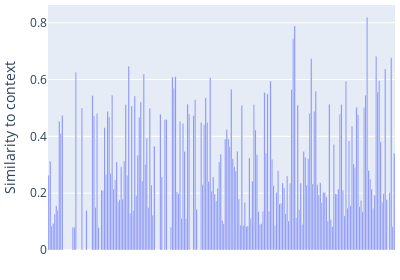
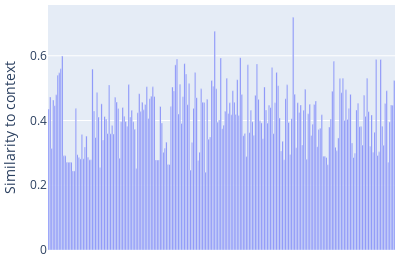
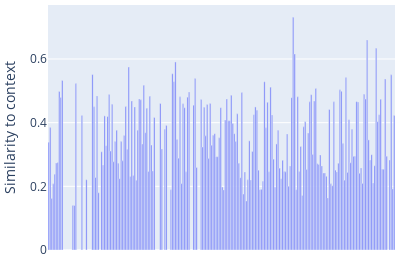
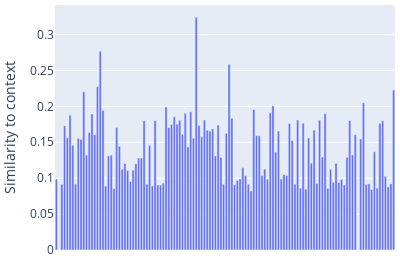

Notebook code cell kept with these figures, in order:
### Code cell
for result in processed_test_results:
    result['citing_str']
    result['citing_context']
    df = result['data']['original']
    _ = plot_text_sim(df['bow_itf_original'], df.index)
#     _ = plot_text_sim(df['bert_original_cos_ampl'], df.index, title='bert_cos')
    _ = plot_text_sim(df['bert_original_ts_ss'], df.index)
#     _ = plot_text_sim(df['comb_bow_itf_bert_cos'], df.index, title='comb_bow_itf_bert_cos')
    _ = plot_text_sim(df['comb_bow_itf_bert_ts_ss'], df.index)

### Figure 1 — Plotly figure (JSON) as saved in the notebook; plotly's stock layout.template omitted (floating-point values rounded to 4 significant figures; data arrays with more than 128 entries replaced by an {"elided": "..."} marker saying what was removed)
{"data": [{"hovertext": {"elided": "230 str values"}, "type": "bar", "x": {"elided": "230 int values"}, "y": {"elided": "230 float values"}}], "layout": {"height": 280, "hoverlabel": {"bgcolor": "white", "font": {"family": "Rockwell", "size": 13}}, "margin": {"b": 5, "l": 5, "r": 5, "t": 5}, "title": {"text": ""}, "width": 400, "xaxis": {"showticklabels": false, "title": {"text": ""}}, "yaxis": {"title": {"text": "Similarity to context"}}}}

### Figure 2 — Plotly figure (JSON) as saved in the notebook; plotly's stock layout.template omitted (floating-point values rounded to 4 significant figures; data arrays with more than 128 entries replaced by an {"elided": "..."} marker saying what was removed)
{"data": [{"hovertext": {"elided": "230 str values"}, "type": "bar", "x": {"elided": "230 int values"}, "y": {"elided": "230 float values"}}], "layout": {"height": 280, "hoverlabel": {"bgcolor": "white", "font": {"family": "Rockwell", "size": 13}}, "margin": {"b": 5, "l": 5, "r": 5, "t": 5}, "title": {"text": ""}, "width": 400, "xaxis": {"showticklabels": false, "title": {"text": ""}}, "yaxis": {"title": {"text": "Similarity to context"}}}}

### Figure 3 — Plotly figure (JSON) as saved in the notebook; plotly's stock layout.template omitted (floating-point values rounded to 4 significant figures; data arrays with more than 128 entries replaced by an {"elided": "..."} marker saying what was removed)
{"data": [{"hovertext": {"elided": "230 str values"}, "type": "bar", "x": {"elided": "230 int values"}, "y": {"elided": "230 float values"}}], "layout": {"height": 280, "hoverlabel": {"bgcolor": "white", "font": {"family": "Rockwell", "size": 13}}, "margin": {"b": 5, "l": 5, "r": 5, "t": 5}, "title": {"text": ""}, "width": 400, "xaxis": {"showticklabels": false, "title": {"text": ""}}, "yaxis": {"title": {"text": "Similarity to context"}}}}

### Figure 4 — Plotly figure (JSON) as saved in the notebook; plotly's stock layout.template omitted (floating-point values rounded to 4 significant figures)
{"data": [{"hovertext": ["After eliminating duplicate studies of the identified<br>references the titles and available abstracts of the<br>remaining studies were examined by three reviewers and<br>Studies that possibly met inclusion criteria studies with no<br>abstract and studies that could not clearly be excluded on<br>the basis of the title and abstract were retrieved in full<br>text and scrutinized more extensively for eligibility", "After removing duplicates the literature searches yielded<br>records", "Also the equal weighing of the items of the bias list may be<br>to some extent arbitrary", "Also we were unable to study influences of other variables<br>such as age gender or type of treatment because of lack of<br>information in the majority of the included studies", "Although the prevalence of depression appeared to be highest<br>in patients with cancer of the digestive tract the brain<br>female genitalia and patients with hematological<br>malignancies the limited number of studies per cancer type<br>and small sample sizes of specific cancer types hamper us to<br>draw firm conclusions", "An explanation for this difference might be that diagnostic<br>interviews are standardized tools and use more stringent<br>criteria according to DSM or ICD for clinical depression<br>than self report instruments", "An exploration at symptom level would have been preferable", "Another strength was the inclusion of bias assessment and<br>our focus on medium and low bias risk studies", "As the prevalence of depression depends on the population<br>under study this list focused on the description of the<br>study population and ii the representativeness of the study<br>populations", "As we expected considerable heterogeneity among the studies<br>we decided to calculate the mean point prevalence and CI by<br>using random effects model", "Because both instruments are frequently used in cancer<br>research and clinical practice for the assessment of<br>depression we thought it was important to analyse both<br>assessment methods", "Because studies with high bias might lead to underestimation<br>or overestimation of overall prevalence of depression we<br>excluded these studies from analysis", "Burgess showed point prevalence of depression anxiety or<br>both of at diagnosis at months after diagnosis and at year<br>after treatment", "Clearly the prevalence of major depressive disorder in<br>cancer patients is much higher compared with the found in<br>the general population", "Consequently Vodermaier previously recommended implementing<br>routine self report for symptoms of depression in cancer<br>patients using valid and reliable self report instruments<br>such as the HADS the CES or the BDI", "Conversely in patients with symptoms of depression<br>assessment by diagnostic interviews may lead to<br>underrecognition of unmet needs for psychological support as<br>some oncologists may be insufficiently skilled to identify<br>psychological distress and perceived social support in<br>patients", "Depression can easily be overlooked because symptoms of<br>cancer and its treatment resemble neurovegetative symptoms<br>of depression such as fatigue loss of appetite and sleep<br>disturbance", "Differences in prevalence of depression were not only found<br>between patients treated for different cancer types but also<br>within patient populations treated for the same cancer type", "Figure Half of the studies provided information on reasons<br>for nonresponse or nonparticipation and time since diagnosis", "Figure Of the assessed studies studies had high bias risk<br>studies had medium bias risk and another had low bias risk", "Figure Through reference search an additional studies were<br>found eligible for inclusion", "For each study total bias score was calculated by counting<br>the number of criteria scored positively divided by the<br>total number of bias items i.e", "For example our results from relatively large group of<br>breast cancer patients including patients from cohorts<br>showed pooled prevalence of depression of CI as measured by<br>diagnostic interviews and of CI as measured by self report<br>instruments", "For that reason we could not perform depression analysis at<br>symptom level", "For the pooled analysis we focussed on the HADS and the CES<br>because prevalence of depression assessed by these<br>instruments were reported more than times in the total<br>number of cohorts", "For the use of these self report instruments no specific<br>skills are required and in case an increased risk of<br>depression is detected the patient should be able to be<br>referred to specialized psychosocial care provider", "Full text articles were retrieved for potentially relevant<br>records of which were excluded", "Further our findings show that prevalence of depression<br>assessed by both diagnostic interviews and self report<br>instruments was highest in the acute phase of the disease<br>and respectively and decreases afterwards", "Furthermore standardized diagnostic interviews are time<br>consuming and thus relatively expensive which hampers<br>routine implementation in busy oncological settings", "Heterogeneity was high", "Heterogeneity was high ranging from to Table", "Heterogeneity was high ranging from to Table", "However the overall prevalence rate of depression in cancer<br>patients remains unclear previous studies reported<br>prevalence rates between and", "If study referred to another publication describing relevant<br>information about the first study the additional publication<br>was obtained to score the item of concern", "In addition only one third of the studies reported<br>information on history of psychiatric problems", "In addition we included papers that were not included by<br>Mitchell", "In addition we performed subgroup analyses in which we<br>tested whether there were significant differences in<br>prevalence of depression between different types of<br>depression measurement instruments ii cancer type and iii<br>treatment phase during diagnosis or treatment year<br>posttreatment and year posttreatment", "In an earlier meta analysis Mitchell reported pooled<br>prevalence of CI among studies using diagnostic interviews", "In case of disagreement between the two reviewers on<br>assigning scores third reviewer was consulted to discuss the<br>item of Krebber al.concern until consensus was reached", "In case of incomplete or unclear information or lack of<br>description negative score was given", "In clinical practice therefore self report instruments are<br>often used to detect depressive symptoms and to assess<br>severity of symptoms", "In nearly million new cases of cancer excluding non melanoma<br>skin cancer were diagnosed worldwide and this number is<br>expected to increase to million by", "In the past decades studies have evaluated the prevalence of<br>depression in cancer patients", "In the present study we could not determine clear pattern of<br>depression rates at the different treatment phases of<br>specific cancer types because we were unable to disentangle<br>whether differences in prevalence rates were due to<br>treatment phase or to types of cancer included", "In the random effects model it is assumed that the included<br>studies are drawn from populations of studies that differ<br>from each other systematically heterogeneity", "In this meta analysis we found pooled mean prevalence of<br>depression to be in cancer patients in non palliative care<br>settings during or after treatment and the prevalence<br>differed by the type of instrument used to measure<br>depression cancer type and treatment phase", "In this model the prevalence resulting from the included<br>studies not only differs because of the random error within<br>studies fixed effects model but also because of true<br>variation in prevalence from one study to the next", "Items for the description of the study population included<br>sociodemographic characteristics at least three of the<br>following four age gender marital status and education and<br>employment or socioeconomic status cancer type tumor status<br>type of treatment time since diagnosis treatment phase<br>inclusion and exclusion criteria and information about<br>history of psychiatric problems of the participants", "Items of the representativeness of the study population<br>included sample size presentation of participation or<br>response rate reasons for nonresponse or nonparticipation<br>presented comparison of characteristics of responders and<br>non responders and consecutive sampling method", "Larger samples of specific cancer types at precise point in<br>cancer treatment should be examined and information on<br>history of depression is preferable", "Lee showed point prevalence of depression of preoperatively<br>at months postoperatively and at year after treatment", "Many cancer patients and survivors suffer from psychological<br>problems such as depression", "More than of the assessed studies reported cancer type and<br>inclusion and exclusion criteria", "Nevertheless because both physiological and psychological<br>symptoms of depression can be diagnostically useful when<br>looking for depression excluding neurovegetative symptoms<br>from depression assessment instruments may impair the<br>ability to diagnose depression in cancer settings", "Nevertheless heterogeneity was high and it remained high<br>after analysing subgroups of different instruments cancer<br>types and treatment phase", "Nevertheless we recommend that criteria and demands<br>regarding population and sample recruitment in studies<br>should be standardized and followed conscientiously in<br>future research in order to secure psychometrical quality of<br>trials", "No meta analysis has been published to quantitatively<br>summarize prevalence of depression in cancer patients as<br>measured by self report instruments and psychiatric<br>interviews", "Of all cancer types lung cancer breast cancer colorectal<br>cancer stomach cancer and prostate cancer are the most<br>common worldwide", "Of the assessed studies had medium and low bias risk and<br>high bias risk", "On the basis of diagnostic interviews the prevalence of<br>depression ranged from in patients with lung cancer to in<br>patients with cancer of the brain", "On the basis of self report instruments we also found the<br>highest prevalence of depression in the acute phase of<br>disease with pooled prevalence of CI", "On the basis of the title and abstract we excluded records<br>that did not meet our inclusion criteria", "Other difficulties to detect depression in cancer patients<br>are the lack of specific skills to diagnose mental disorders<br>lack of time in busy oncological settings and reluctance of<br>the patient to discuss emotional well being", "Other prospective studies showed that there are distinct<br>patterns regarding the course of psychological distress<br>ranging from resilience no distress before or after<br>treatment recovery elevated distress followed by return to<br>normal delayed recovery and persisting distress", "Pooled mean prevalence of depression in cancer patients<br>during or after treatment ranged between and and depended on<br>the instruments used type of cancer and treatment phase", "Pooled mean prevalence was calculated for instruments that<br>were used more than times in the total number of cohorts", "Pooled prevalence in the first year posttreatment was CI and<br>it was CI after the first year", "Pooled prevalence of depression was CI in cohorts using HADS<br>with cut off CI in cohorts using HADS with cut off and CI in<br>cohorts using CES with cut off", "Prevalence of depression Over all studies pooled prevalence<br>of major depressive disorder as measured by semi structured<br>and structured diagnostic interviews was CI", "Prevalence of depression differed substantially according to<br>the diagnostic instrument used and was substantially higher<br>when self report instruments were used as compared with the<br>diagnostic instruments", "Prevalence of major depressive disorder appeared to be as<br>measured by DSM or ICD", "Pubmed was additionally scanned by using the following Mesh<br>terms depression epidemiology psychologicalepidemiology<br>depressive disorderepidemiology and neoplasms", "Recent advances in diagnosis and treatment of cancer<br>patients have led to improved survival rates", "Recently Mitchell conducted meta analysis on studies to<br>determine the prevalence of depression in cancer patients in<br>oncological hematological and palliative care settings", "Regarding treatment phase as measured by diagnostic<br>interviews we found the highest prevalence of depression in<br>the acute phase of disease with pooled prevalence of CI<br>against pooled prevalence of CI in the first year<br>posttreatment and CI year or more posttreatment", "Self report instruments have the advantage of being quick<br>easy to administer inexpensive and they rely on<br>psychological and cognitive symptoms rather than<br>physiological symptoms", "Self report instruments were used times of which the HADS<br>with cut off was used times the HADS with cut off was used<br>times and CES with cut off was used times", "Selfreport instruments are designed to measure an increased<br>risk for or severity of depression instead of diagnosing<br>depressive disorder", "Several factors may contribute to this wide range of<br>prevalence rates including the use of different instruments<br>to assess depression with different psychometric properties<br>ii the use of different criteria to define depression and<br>iii differences between included cancer populations with<br>respect to cancer type stage and treatment modality", "Studies were identified by combining keywords and text words<br>indicative of epidemiology e.g epidemiologic epidemiological<br>epidemiol preval and inciden depression e.g depressi<br>depression emotion distress depressive disorder and major<br>depression and neoplasms e.g tumor tumors tumorous tumour<br>and carcino", "Table Characteristics of the analysed studies are shown in<br>Table Supporting information After excluding studies with<br>high bias risk we found pooled prevalence of major<br>depressive disorder as measured by semi structured and<br>structured diagnostic interviews of CI", "Table On the basis of self report instruments HADS with cut<br>off and CES with cut off prevalence of depression ranged<br>from in patients with skin cancer to patients with cancer of<br>the digestive tract", "Table Pooled prevalence of depression was CI in cohorts<br>using HADS with cut off CI in cohorts using HADS with cut<br>off and CI in cohorts using CES with cut off", "The average bias score was SD on point scale and the scores<br>ranged from highest bias risk to lowest bias risk", "The bias risk of each study was assessed using item list<br>adapted from existing criteria lists", "The detection of depression in cancer patients is difficult", "The eligible studies described total of cohorts comprising<br>patients cohorts on cancer of the breast on cancer of the<br>male genitalia on cancer of the head and neck on<br>hematological malignancies on cancer of the female genitalia<br>on cancer of the digestive tract on cancer of the<br>respiratory tract seven on cancer of the brain three on<br>cancer of the skin two on cancer of the bone and soft tissue<br>two on cancer of the urinary tract and two on cancer of the<br>endocrine system", "The majority of the studies did not compare characteristics<br>of responders and nonresponders limiting insight in the<br>generalizability of the results", "The reviewers and extracted the following data from the<br>included studies meanmedian age ii sex iii cancer type iv<br>time since diagnosis type of treatment vi treatment phase<br>during treatment year after treatment year after treatment<br>and mixed phases vii instrument for assessment of depression<br>and viii sample size and number of cases of depression more<br>specifically major depressive disorder as measured by<br>diagnostic interviews and increased risk for depression as<br>measured by self report instruments", "The reviewers and or independently performed the bias<br>assessments", "The small number of cohorts hampered us to disentangle<br>differences in prevalence caused by cancer type and<br>differences caused by treatment phase which may reduce the<br>heterogeneity of studies", "The use of self report instruments may overestimate the<br>presence of depression", "Therefore we note that the use of self report instruments<br>might overestimate the presence of depression and<br>consequently overrate patients need for psychological<br>treatment", "These recommendations are supported by Mitchell who also<br>advised using two step procedure incorporating both<br>screening ruling out non cases and case finding ruling in<br>probable cases by two stem questions", "These results are in accordance with the findings of Fann<br>reporting the prevalence of major depressive disorder as<br>measured by structured interviews among breast cancer<br>patients ranging from to", "They reported pooled prevalence of major depression in non<br>palliative care settings of CI as measured via psychiatric<br>interviews according to the DSM IV criteria or International<br>Classification of Diseases ICD", "This may interfere with the patient ability to cope with the<br>burden of the illness it may decrease acceptance of<br>treatment extend hospitalization reduce quality of life and<br>increase suicide risk", "This small difference may be caused by the fact that we<br>searched four databases and included more recently conducted<br>studies up to and we did not include studies examining<br>psychometric properties of instruments nor did we include<br>studies with high bias score in our analysis", "This study is meta analysis to estimate the prevalence of<br>depression in patients during or after cancer treatment as<br>assessed by diagnostic interviews and self report<br>instruments", "To calculate pooled mean prevalence of depression we used<br>the computer program Comprehensive Meta Analysis version by<br>Borenstein Biostat Englewood New Jersey US", "To determine major depression ICD uses similar criteria as<br>DSM III ÀR IV but adding higher threshold categories which<br>might have resulted in lower prevalences of major depression<br>when assessed by ICD acknowledge that cut off points are to<br>some extent arbitrary and prevalence of depression depends<br>on the chosen cut off point per questionnaire", "Under recognition may result in undertreatment as two thirds<br>of screen positive cases may develop full blown depression<br>if left untreated", "Unfortunately in the current study we were unable to<br>identify the influences of these factors on prevalence rates", "Unfortunately the prevalence of depression in the analysed<br>studies was mostly reported as exceeding certain cutoff<br>point rather than score on the individual symptoms of<br>depression", "We also calculated the statistic but only report whether<br>this was significant or not", "We distinguish between depressive disorders assessed using<br>diagnostic interviews and symptom prevalence as measured by<br>self report instruments", "We excluded high bias risk studies from subgroup analysis<br>because these studies might lead to overestimation or<br>underestimation of overall prevalence of depression", "We found differences in the prevalence of depression across<br>patients treated for different cancer types", "We found minimal difference in prevalence of depression<br>between analysis of all studies and analysis of medium and<br>low bias risk studies only", "We included studies that reported the prevalence of<br>depression in adult patients in non palliative care settings<br>during or after cancer treatment ii assessed depression by<br>semi structured or structured diagnostic interviews based on<br>criteria by DSM III ÀR IV or ICD or by self report<br>instruments with good or excellent psychometric quality as<br>rated by Vodermaier that is the Hospital Anxiety and<br>Depression Scale depression subscale HADS the Center for<br>Epidemiologic Studies Depression Scale CES Beck Depression<br>Inventory BDI and Brief Symptom Inventory iii defined<br>depression as major depressive disorder based on criteria by<br>DSM III ÀR IV or ICD and as increased risk of depression by<br>self report instruments and iv were written in English", "We tested the heterogeneity under the fixed model using the<br>statistic", "We used the mixed effects model which pooled studies within<br>subgroups with the random effects model but tested for<br>significant differences between subgroups with the fixed<br>effects model", "Wide ranges in prevalence of depression within groups of<br>patients with similar diagnosis may be caused by the time<br>point of measurement type of cancer treatment number of side<br>effects of cancer treatment and gender", "comprehensive literature search was performed up to in four<br>databases Pub Med Psyc INFO EMBASE and CINAHL", "describes the variance between studies as proportion of the<br>total variance", "history of depression increases the risk of recurrence of<br>depressive episode", "minority of the studies provided information on comparison<br>of characteristics between responders and nonresponders and<br>history of psychiatric problems", "positive score was given if the study provided adequate<br>information regarding the item of concern", "prevalence of depression in breast cancer patients that is<br>from to", "similar drop has been found in early breast cancer patients<br>by Burgess and Lee", "strength of this study is the inclusion of both diagnostic<br>interviews and self report instruments", "structured or semi structured diagnostic interview Table was<br>used times in the cohorts", "study was considered of low bias risk if the score was at<br>least of the total possible score and of medium bias risk if<br>the score was between and", "value of indicates no observed heterogeneity and larger<br>values show increasing heterogeneity with as low as moderate<br>and as high heterogeneity"], "type": "bar", "x": [0, 1, 2, 3, 4, 5, 6, 7, 8, 9, 10, 11, 12, 13, 14, 15, 16, 17, 18, 19, 20, 21, 22, 23, 24, 25, 26, 27, 28, 29, 30, 31, 32, 33, 34, 35, 36, 37, 38, 39, 40, 41, 42, 43, 44, 45, 46, 47, 48, 49, 50, 51, 52, 53, 54, 55, 56, 57, 58, 59, 60, 61, 62, 63, 64, 65, 66, 67, 68, 69, 70, 71, 72, 73, 74, 75, 76, 77, 78, 79, 80, 81, 82, 83, 84, 85, 86, 87, 88, 89, 90, 91, 92, 93, 94, 95, 96, 97, 98, 99, 100, 101, 102, 103, 104, 105, 106, 107, 108, 109, 110, 111, 112, 113, 114, 115, 116, 117, 118, 119, 120, 121, 122, 123], "y": [0.09881, 0, 0.09144, 0.1728, 0.1564, 0.1877, 0.1459, 0.09184, 0.1552, 0.154, 0.2203, 0.1322, 0.1637, 0.1894, 0.1606, 0.2274, 0.2768, 0.1945, 0.08888, 0.1311, 0.1321, 0.08536, 0.1705, 0.1442, 0.1126, 0.1203, 0.1107, 0.09527, 0.1111, 0.12, 0.128, 0.128, 0.18, 0.09164, 0.1458, 0.08923, 0.1801, 0.0905, 0.09034, 0.09309, 0.1992, 0.1705, 0.175, 0.1855, 0.1752, 0.1806, 0.161, 0.1905, 0.1434, 0.1924, 0.1557, 0.3241, 0.1735, 0.1578, 0.1811, 0.1667, 0.1656, 0.1685, 0.131, 0.174, 0.1289, 0.09155, 0.1624, 0.2583, 0.1835, 0.09075, 0.09685, 0.09882, 0.1146, 0.1034, 0.09167, 0.08219, 0.1957, 0.1594, 0.159, 0.1036, 0.1125, 0.09848, 0.191, 0.2009, 0.1363, 0.1656, 0.09882, 0.1051, 0.1036, 0.1762, 0.1524, 0.09159, 0.1811, 0.08617, 0.1765, 0.08463, 0.1559, 0.1209, 0.1669, 0.09263, 0.1808, 0.1296, 0.1898, 0.0859, 0.1122, 0.09422, 0.1207, 0.09395, 0.09834, 0.09059, 0.1292, 0.1803, 0.1324, 0.1605, 0, 0.1548, 0.2049, 0.09148, 0.09204, 0.08434, 0.1368, 0.08619, 0.1762, 0.18, 0.1027, 0.0879, 0.09213, 0.2228]}], "layout": {"height": 280, "hoverlabel": {"bgcolor": "white", "font": {"family": "Rockwell", "size": 13}}, "margin": {"b": 5, "l": 5, "r": 5, "t": 5}, "title": {"text": ""}, "width": 400, "xaxis": {"showticklabels": false, "title": {"text": ""}}, "yaxis": {"title": {"text": "Similarity to context"}}}}
